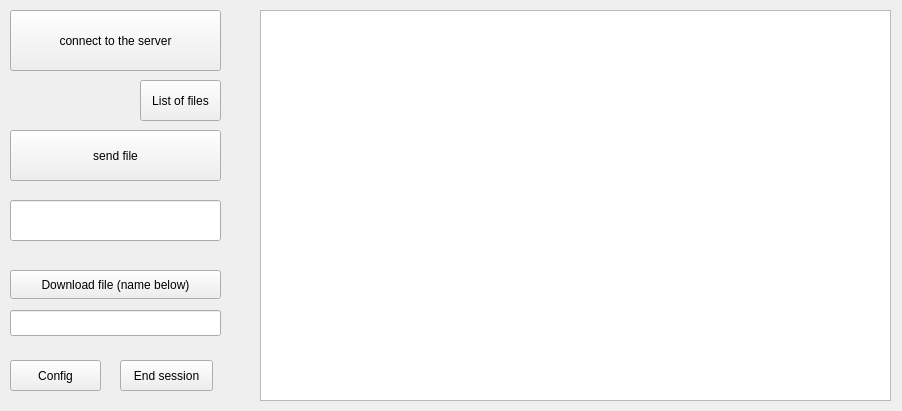
<?xml version="1.0" encoding="UTF-8"?>
<ui version="4.0">
 <class>client</class>
 <widget class="QWidget" name="client">
  <property name="geometry">
   <rect>
    <x>0</x>
    <y>0</y>
    <width>902</width>
    <height>411</height>
   </rect>
  </property>
  <property name="minimumSize">
   <size>
    <width>902</width>
    <height>411</height>
   </size>
  </property>
  <property name="maximumSize">
   <size>
    <width>902</width>
    <height>411</height>
   </size>
  </property>
  <property name="windowTitle">
   <string>Form</string>
  </property>
  <widget class="QPushButton" name="pushButton">
   <property name="geometry">
    <rect>
     <x>10</x>
     <y>360</y>
     <width>91</width>
     <height>31</height>
    </rect>
   </property>
   <property name="text">
    <string>Config</string>
   </property>
  </widget>
  <widget class="QPushButton" name="pushButton_2">
   <property name="geometry">
    <rect>
     <x>10</x>
     <y>10</y>
     <width>211</width>
     <height>61</height>
    </rect>
   </property>
   <property name="text">
    <string>connect to the server</string>
   </property>
  </widget>
  <widget class="QTextEdit" name="textEdit">
   <property name="geometry">
    <rect>
     <x>260</x>
     <y>10</y>
     <width>631</width>
     <height>391</height>
    </rect>
   </property>
   <property name="readOnly">
    <bool>true</bool>
   </property>
  </widget>
  <widget class="QPushButton" name="pushButton_3">
   <property name="geometry">
    <rect>
     <x>10</x>
     <y>130</y>
     <width>211</width>
     <height>51</height>
    </rect>
   </property>
   <property name="text">
    <string>send file</string>
   </property>
  </widget>
  <widget class="QPushButton" name="pushButton_4">
   <property name="geometry">
    <rect>
     <x>120</x>
     <y>360</y>
     <width>93</width>
     <height>31</height>
    </rect>
   </property>
   <property name="text">
    <string>End session</string>
   </property>
  </widget>
  <widget class="QLineEdit" name="lineEdit_3">
   <property name="geometry">
    <rect>
     <x>10</x>
     <y>200</y>
     <width>211</width>
     <height>41</height>
    </rect>
   </property>
   <property name="readOnly">
    <bool>true</bool>
   </property>
  </widget>
  <widget class="QPushButton" name="pushButton_5">
   <property name="geometry">
    <rect>
     <x>140</x>
     <y>80</y>
     <width>81</width>
     <height>41</height>
    </rect>
   </property>
   <property name="text">
    <string>List of files</string>
   </property>
  </widget>
  <widget class="QPushButton" name="pushButton_6">
   <property name="geometry">
    <rect>
     <x>10</x>
     <y>270</y>
     <width>211</width>
     <height>29</height>
    </rect>
   </property>
   <property name="text">
    <string>Download file (name below)</string>
   </property>
  </widget>
  <widget class="QLineEdit" name="lineEdit">
   <property name="geometry">
    <rect>
     <x>10</x>
     <y>310</y>
     <width>211</width>
     <height>26</height>
    </rect>
   </property>
  </widget>
 </widget>
 <resources/>
 <connections/>
</ui>
